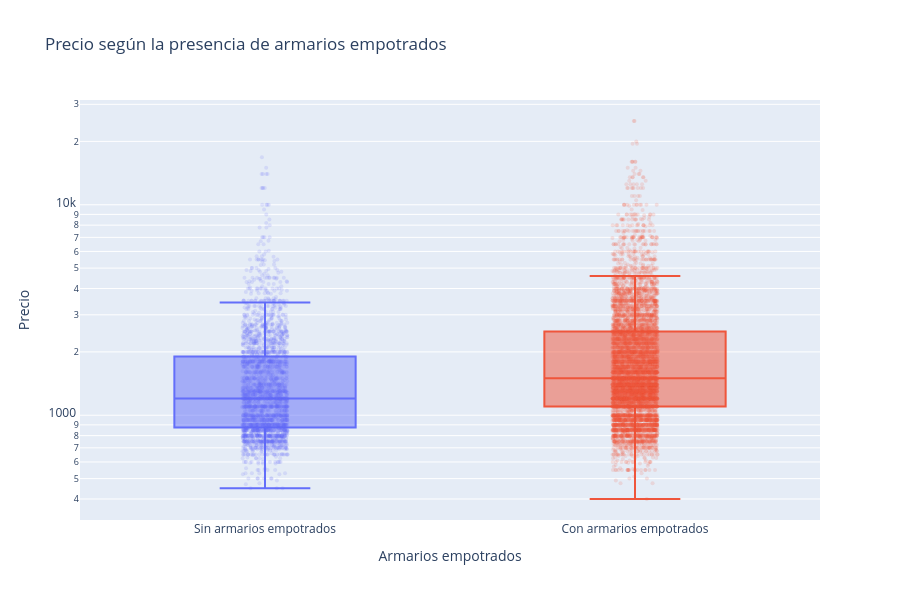

The code cell stored with this chart in its notebook:
### Markdown cell above
## 2. Análisis bivariante

Distribución de `price` según `fitted_wardrobes`.

### Code cell
# relación bivariante interactiva: fitted_wardrobes frente a price
df_fitted_wardrobes = df_clean[[
    "fitted_wardrobes", "price", "floor_built",
    "bedrooms", "bathrooms", "district",
]].copy()
df_fitted_wardrobes["armarios_empotrados"] = (
    df_fitted_wardrobes["fitted_wardrobes"]
    .map({False: "Sin armarios empotrados", True: "Con armarios empotrados"})
)

fig = px.box(
    df_fitted_wardrobes,
    x="armarios_empotrados",
    y="price",
    color="armarios_empotrados",
    points="all",
    log_y=True,
    category_orders={"armarios_empotrados": [
        "Sin armarios empotrados",
        "Con armarios empotrados",
    ]},
    labels={
        "armarios_empotrados": "Armarios empotrados",
        "price": "Precio del alquiler (€)",
    },
    hover_data={
        "armarios_empotrados": False,
        "fitted_wardrobes": True,
        "price": ":,.0f",
        "floor_built": ":,.0f",
        "bedrooms": True,
        "bathrooms": True,
        "district": True,
    },
    title="Precio según la presencia de armarios empotrados",
)
fig.update_traces(
    jitter=0.25,
    pointpos=0,
    marker={"size": 4, "opacity": 0.15},
)
fig.update_layout(
    xaxis_title="Armarios empotrados",
    yaxis_title="Precio",
    showlegend=False,
    height=600,
)
fig.show()

### Figure 1 — Plotly figure (JSON) as saved in the notebook; plotly's stock layout.template omitted (floating-point values rounded to 4 significant figures; data arrays with more than 128 entries replaced by an {"elided": "..."} marker saying what was removed)
{"data": [{"alignmentgroup": "True", "boxpoints": "all", "customdata": {"elided": "2554x5 mixed values"}, "hovertemplate": "Precio del alquiler (€)=%{y:,.0f}<br>fitted_wardrobes=%{customdata[0]}<br>floor_built=%{customdata[1]:,.0f}<br>bedrooms=%{customdata[2]}<br>bathrooms=%{customdata[3]}<br>district=%{customdata[4]}<extra></extra>", "jitter": 0.25, "legendgroup": "Sin armarios empotrados", "marker": {"color": "#636efa", "opacity": 0.15, "size": 4}, "name": "Sin armarios empotrados", "notched": false, "offsetgroup": "Sin armarios empotrados", "orientation": "v", "pointpos": 0, "showlegend": true, "type": "box", "x": {"elided": "2554 str values"}, "x0": " ", "xaxis": "x", "y": {"elided": "2554 float values"}, "y0": " ", "yaxis": "y"}, {"alignmentgroup": "True", "boxpoints": "all", "customdata": {"elided": "6675x5 mixed values"}, "hovertemplate": "Precio del alquiler (€)=%{y:,.0f}<br>fitted_wardrobes=%{customdata[0]}<br>floor_built=%{customdata[1]:,.0f}<br>bedrooms=%{customdata[2]}<br>bathrooms=%{customdata[3]}<br>district=%{customdata[4]}<extra></extra>", "jitter": 0.25, "legendgroup": "Con armarios empotrados", "marker": {"color": "#EF553B", "opacity": 0.15, "size": 4}, "name": "Con armarios empotrados", "notched": false, "offsetgroup": "Con armarios empotrados", "orientation": "v", "pointpos": 0, "showlegend": true, "type": "box", "x": {"elided": "6675 str values"}, "x0": " ", "xaxis": "x", "y": {"elided": "6675 float values"}, "y0": " ", "yaxis": "y"}], "layout": {"boxmode": "overlay", "height": 600, "legend": {"title": {"text": "Armarios empotrados"}, "tracegroupgap": 0}, "showlegend": false, "title": {"text": "Precio según la presencia de armarios empotrados"}, "xaxis": {"anchor": "y", "categoryarray": ["Sin armarios empotrados", "Con armarios empotrados"], "categoryorder": "array", "domain": [0, 1], "title": {"text": "Armarios empotrados"}}, "yaxis": {"anchor": "x", "domain": [0, 1], "title": {"text": "Precio"}, "type": "log"}}}
